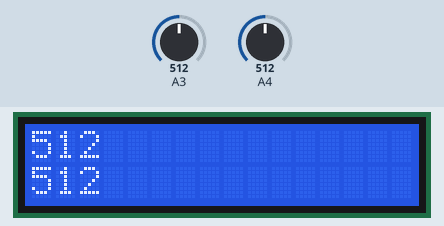
This sketch was run on a simulated Arduino Mega 2560, built with avr-gcc and run on an emulated ATmega2560. Parts: 16×2 character LCD. Inputs (shaded band) come from the test bench; at power-on: A3 = 512, A4 = 512.

Above: at 1.2 s.
1.3 s: A3 set to 716
At 2.7 s:
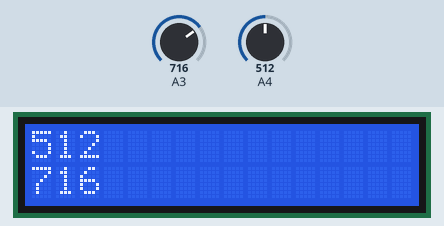
3.0 s: A4 set to 716
At 4.2 s:
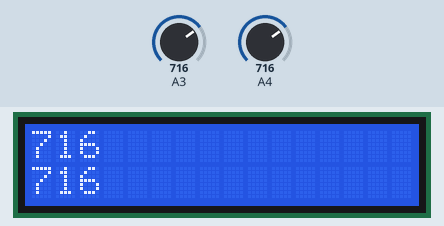
4.5 s: A3 set to 900
At 5.7 s:
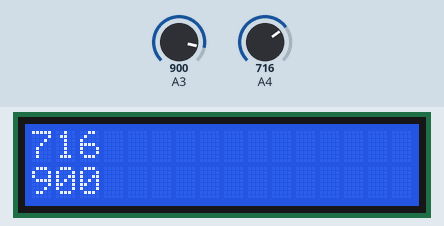
6.0 s: A4 set to 900
At 7.3 s:
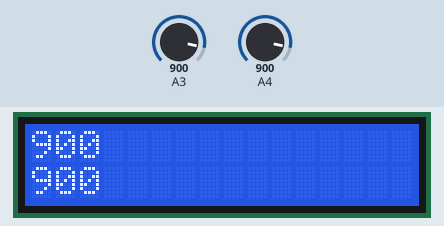
7.6 s: A3 set to 1023
At 8.8 s:
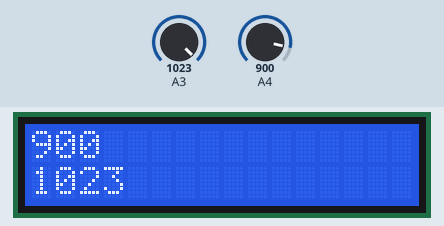
9.1 s: A4 set to 1023
At 10.5 s:
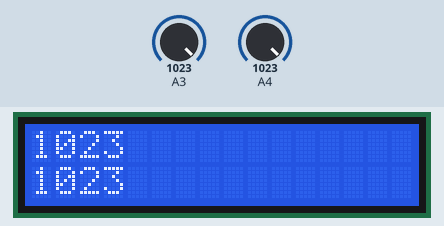
Timing chart, 0 to 11.6 s (numbered marks = the images above; inputs shaded):
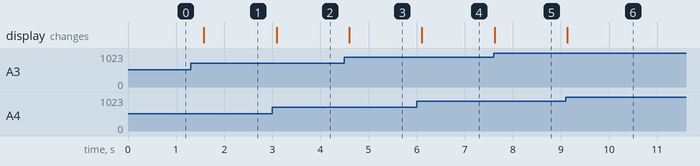

Measured:
- after the input at 1.3 s, the display: changes after 0.28 s (image 1)
- after the input at 3.0 s, the display: changes after 0.09 s (image 2)
- after the input at 4.5 s, the display: changes after 0.10 s (image 3)
- after the input at 6.0 s, the display: changes after 0.11 s (image 4)
- after the input at 7.6 s, the display: changes at once (image 5)
- after the input at 9.1 s, the display: changes at once (image 6)

The sketch:

adc_lcd_mega32.ino
```cpp
#include <ShiftLCD.h>                // for using shift register as LCD interface driver

#define clock_pin         25    //shift register clock pin // SHCP
#define data_pin          9    //shift register data pin  // DS
#define latch_pin         3    //shift register latch pin // STCP

ShiftLCD lcd(data_pin, clock_pin, latch_pin);

void ADC_init(void)
{
  ADMUX = (1 << REFS0) | (1 << MUX0);
  ADCSRA = (1 << ADEN) | (1 << ADPS1) | (1 << ADPS2);

}

int ADC_read(byte Channel)
{
  ADMUX &= 0xE0; // clear least 5 bits (channel)
  Channel &= 0x07; //reassignation for the input argument
  ADMUX |= Channel;

  ADCSRA |= (1 << ADSC);
  while (ADCSRA & (1 << ADSC));
  return ADC;
}

void setup() {
  // put your setup code here, to run once:
  ADC_init();
  lcd.begin(16, 2);
}

void loop() {
  // put your main code here, to run repeatedly:
  lcd.clear();
  lcd.setCursor(0, 0);
  lcd.print(ADC_read(4), DEC);
  lcd.setCursor(0, 1);
  lcd.print(analogRead(A3), DEC);                             //////////////////////////////////////////////////////////////remove this
  delay(500);
}
```
